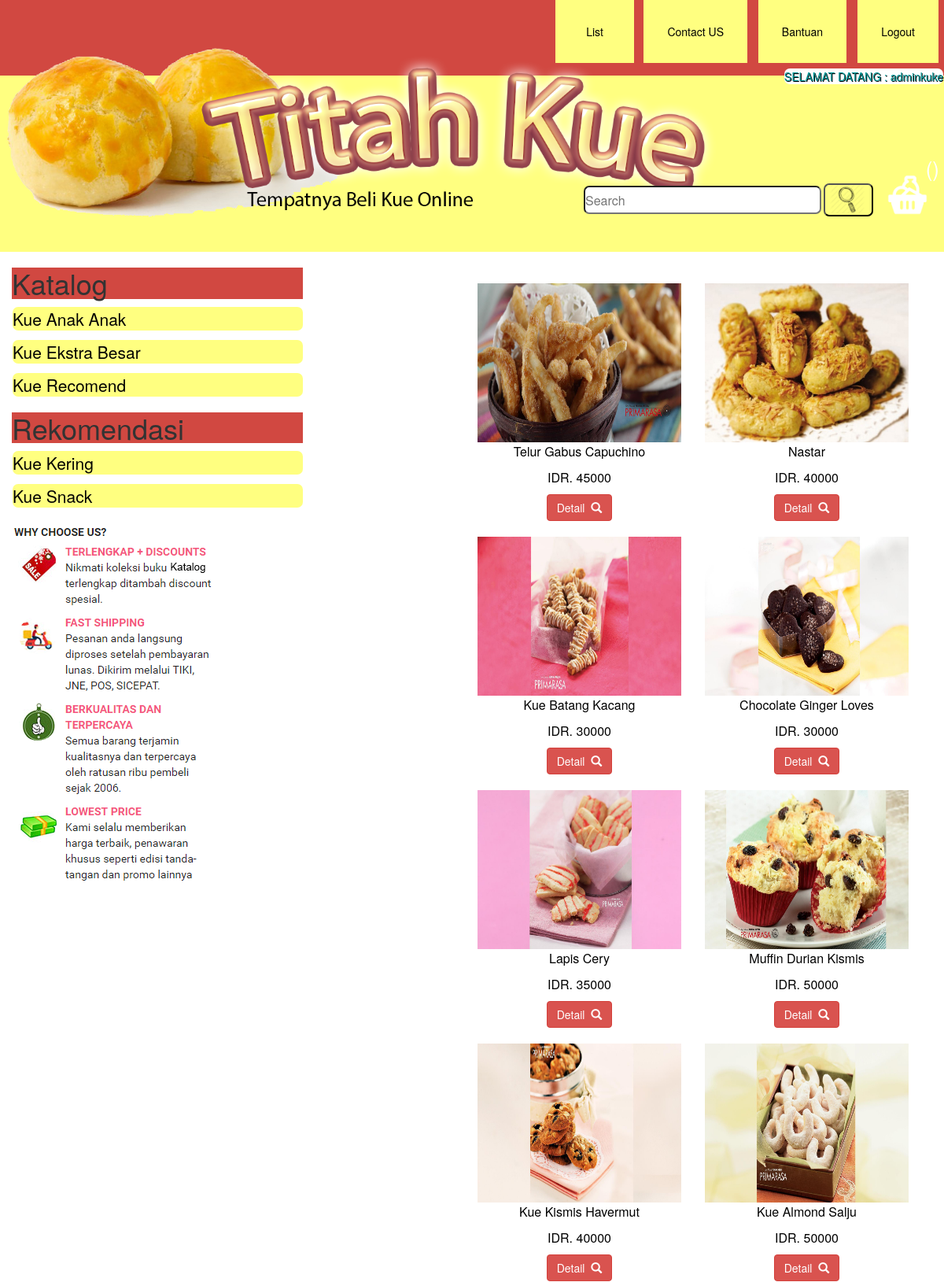
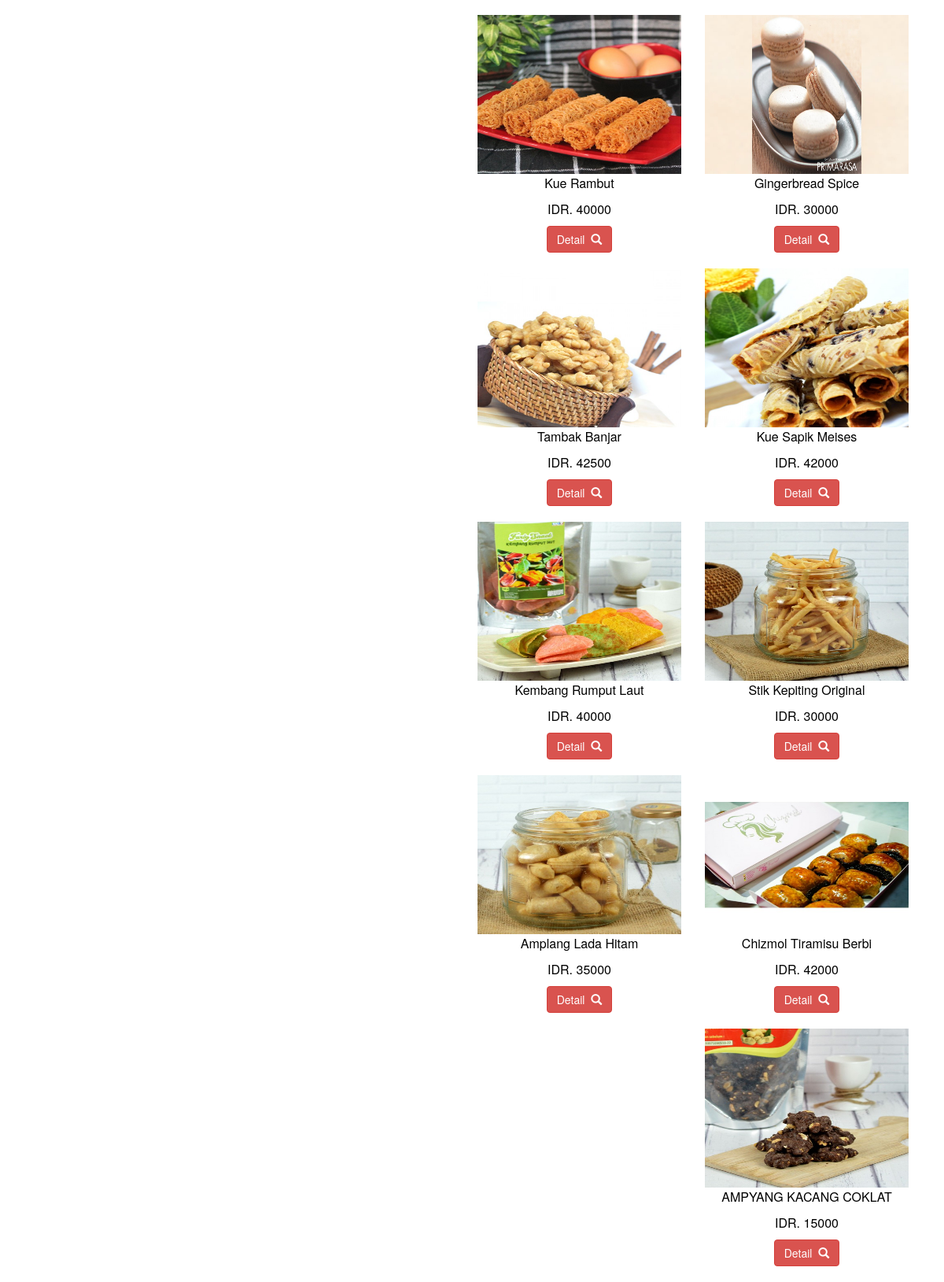
/List.php, run on the app's committed database (2 pictures, top to bottom).
### tables this page shows
CREATE TABLE IF NOT EXISTS `log` (
  `username` varchar(20) NOT NULL
);

CREATE TABLE IF NOT EXISTS `kue` (
  `id` int(5) NOT NULL,
  `Judul` varchar(30) NOT NULL,
  `Keterangan` text NOT NULL,
  `Kategori` varchar(20) NOT NULL,
  `Rating` varchar(10) NOT NULL,
  `Harga` varchar(20) NOT NULL,
  `Gambar` varchar(300) NOT NULL
);

### List.php (the view, shortened to what this page needs)
<html>
<head>
<link rel="stylesheet" type="text/css" href="hoe1.css">
     <link href="assets/css/bootstrap.min.css" rel="stylesheet">
</head>
<body>
<div class="wrapper">
<div class="header">
<div class="chart">
<?php
            $query=("SELECT * FROM `log`");
            $query_exe= mysql_query($query);
            while ($row=mysql_fetch_array($query_exe)) {
$id_visitor=$row['username'];
            }
    $q="SELECT SUM(value) FROM `pesanan2` WHERE `pesanan2`.`usernamebeli`='$id_visitor'";
    $qe=mysql_query($q);
    $row=mysql_fetch_row($qe);
    echo "
        <p>($row[0])</p>
    ";
?><a href="cartt.php"> <img src="img/h.png" style="
    height: 55px;
    position: absolute;
    right: 19;
    top: 220px;
"></a>
</div>
<a href="Home2.php"><img src="img/1.png" style="
    width: 912px;
    position: absolute;
    top: 61px;
"></a>
<form name="formcari" method="post" action="search_exe.php">
<table width="330" border="0" align="center" cellpadding="0">
<tbody><tr>
<td> <input type="text" name="name" placeholder="Search" style="
    height: 36;
    width: 302;
    border-radius: 7px;
    margin: 3px;
"></td>
<td> <input type="SUBMIT" name="SUBMIT" id="SUBMIT" value="" style="
    height: 42px;
    width: 63px;
    border-radius: 7px;
    background: url(img/e.png) 0 0 no-repeat;
"></td>
</tr>
</tbody></table>
</form>
<div class="head">
<?php
            $query=("SELECT * FROM `log`");
            $query_exe= mysql_query($query);
            while ($row=mysql_fetch_array($query_exe)) {
            $ras=$row['username'];
            } echo "
              <p name='id' style=\"right: 1px;background: white;position: absolute;color: #009999;text-shadow: 1px 1px 0px black;border-radius: 7px;top: 87px;\">SELAMAT DATANG  :  ".$ras."</p>
                ";
         ?>
<a href="" style="
    right: 394px;
    width: 100px;
    text-align: center;
">List</a>
<a href="contactus.php" style="
    right: 250px;
">Contact US</a>
        <a href="bantuan.php" style="
    right: 124px;
">Bantuan</a>
   <a href="Login.php" style="
    right: 7px;
">Logout</a>
</div>
</div>
    <div class="content">
<div class="col-md-4" id="con">
<h1>Katalog</h1>
<a href=""><p>Kue Anak Anak</p></a>
<a href=""><p>Kue Ekstra Besar</p></a>
<a href=""><p>Kue Recomend</p></a>
<h1>Rekomendasi</h1>
<a href=""><p>Kue Kering</p></a>
<a href=""><p>Kue Snack</p></a>
<img src="img/kenapa.png" style="
    margin-left: -18px;
    position: absolute;
">
</div>
    <div class="col-md-8">
<br><br>
<div class="List">
<?php
    $q="SELECT * FROM `kue`";
    $qe=mysql_query($q);
    while ($de=mysql_fetch_array($qe)) {
        $id=$de['id'];
        $gambar=$de['Gambar'];
        $judul=$de['Judul'];
        $harga=$de['Harga'];
        echo "<table style=\"float: right;text-align: center; margin-right:30px; margin-bottom:20px;
   \">
       <tr>
       <td   style=\"width:200px;\">
            <div class=\"grid\" style=\"float:none\">
                 <a class=\"link\" href=\"post.php?id=".$id."\">
                <img src=\"komik/".$gambar."\"> </a>                <a class=\"link\" href=\"post.php?id=".$id."\">
                    <p>".$judul."</p>
                    <p>IDR. ".$harga."</p>
                </a>
                  <a  href=\"post.php?id=".$id."\"> <button class='btn btn-danger'  >Detail  &nbsp;<span class='glyphicon glyphicon-search'></span></button></a>
            </div></tr></td>
            </table>
        ";
    }
?>
</div>
</div>
</div>
</body>
</html>

### hoe1.css (style rules this page uses)
* { margin: 0; padding: 0; }
#con a { text-decoration: none; }
.chart p { position: absolute; color: white; font-size: 26px; right: 6px; top: 194px; }
#con p { background: #ffff80; margin: 10px 0px 12px 1px; border-radius: 7px; font-size: 21px; color: black; }
.wrapper { width: 100%; height: 100%; text-decoration: none; }
form { position: absolute; right: 90px; top: 233px; }
h1 { background: #d14841; }
.header { height: 40%; background:#ffff80; }
.grid a { text-decoration: none; color: black; }
.grid img { height: 202px; width: 259px; }
.head { height:30%; background: #d14841; }
.head a { text-decoration: none; color: BLACK; padding: 30px; background: #ffff80; position: absolute; }
.content { height: 59%; width:100%; background: white; }

### data on the page
log: username "adminkuke"
kue: Gambar (picture), Judul "Nastar", Harga "40000"
kue: Gambar (picture), Judul "Telur Gabus Capuchino", Harga "45000"
kue: Gambar (picture), Judul "Chocolate Ginger Loves", Harga "30000"
kue: Gambar (picture), Judul "Kue Batang Kacang", Harga "30000"
kue: Gambar (picture), Judul "Muffin Durian Kismis", Harga "50000"
kue: Gambar (picture), Judul "Lapis Cery", Harga "35000"
kue: Gambar (picture), Judul "Kue Almond Salju", Harga "50000"
kue: Gambar (picture), Judul "Kue Kismis Havermut", Harga "40000"
kue: Gambar (picture), Judul "Gingerbread Spice", Harga "30000"
kue: Gambar (picture), Judul "Kue Rambut", Harga "40000"
kue: Gambar (picture), Judul "Kue Sapik Meises", Harga "42000"
kue: Gambar (picture), Judul "Tambak Banjar", Harga "42500"
kue: Gambar (picture), Judul "Stik Kepiting Original", Harga "30000"
kue: Gambar (picture), Judul "Kembang Rumput Laut", Harga "40000"
kue: Gambar (picture), Judul "Chizmol Tiramisu Berbi", Harga "42000"
kue: Gambar (picture), Judul "Amplang Lada Hitam", Harga "35000"
kue: Gambar (picture), Judul "AMPYANG KACANG COKLAT", Harga "15000"
